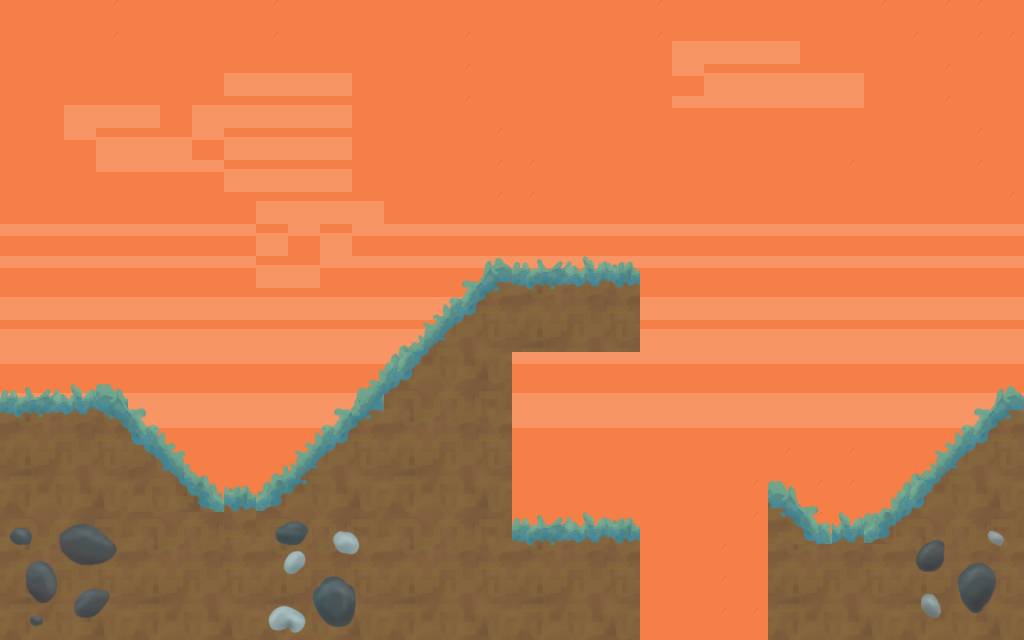

Tiled map render using the project's own tile images. Description and the whole map definition, tile-layer contents included, below:
An orthogonal 32x20 tile map with 32x32 px tiles, 3 tile layers (background, block1, detail1) and 2 objects.

<map version="1.0" orientation="orthogonal" renderorder="right-down" width="32" height="20" tilewidth="32" tileheight="32" nextobjectid="20">
 <tileset firstgid="1" name="tset_world1" tilewidth="32" tileheight="32" tilecount="800" columns="20">
  <image source="../images/tset_world1.png" width="640" height="1280" />
 </tileset>
 <layer name="background" width="32" height="20">
  <data encoding="csv">
249,250,251,252,249,249,250,251,252,249,250,249,250,251,249,249,249,249,250,251,252,249,250,249,249,250,251,252,251,252,252,251,
249,250,251,252,249,249,250,251,252,249,250,249,250,251,252,249,249,249,250,251,252,269,269,269,270,249,250,251,252,251,252,252,
249,249,250,251,249,249,250,269,269,269,269,249,250,251,252,251,249,249,249,250,251,289,269,270,270,270,270,250,251,252,250,251,
249,250,269,269,270,249,269,269,269,269,269,249,250,251,252,250,251,249,249,249,250,289,289,290,290,290,290,250,251,252,249,250,
249,250,289,269,269,269,289,269,269,269,269,249,249,250,251,252,251,249,250,249,249,250,249,249,250,251,249,249,250,251,252,249,
249,250,251,289,289,289,289,269,269,269,269,251,249,250,251,252,252,249,250,251,249,250,251,249,250,251,252,249,250,251,252,251,
249,250,251,249,250,249,250,251,269,269,269,269,249,250,251,252,252,249,250,251,249,249,250,249,249,250,251,249,249,250,251,252,
289,289,289,289,289,289,289,289,269,289,269,289,289,289,289,289,289,289,289,289,289,289,289,289,289,289,289,290,289,289,289,290,
290,291,292,292,292,292,292,292,269,269,292,292,292,292,292,292,292,292,292,292,292,292,292,292,292,292,289,289,289,290,291,292,
269,269,269,269,269,269,269,269,269,269,269,269,269,269,269,269,269,269,269,269,269,269,269,269,269,269,269,269,269,269,269,269,
269,269,269,269,269,269,269,269,269,269,269,269,269,269,269,269,269,269,269,269,269,269,269,269,269,269,269,269,269,269,269,269,
289,289,289,289,289,289,289,289,289,289,289,289,289,289,289,289,289,289,289,289,289,289,289,289,289,289,289,289,289,289,289,289,
269,269,269,269,269,269,269,269,269,269,269,269,269,269,269,269,269,269,269,269,269,269,269,269,269,269,269,269,269,269,269,270,
289,289,289,289,289,289,289,289,289,289,289,289,289,289,289,289,289,289,289,289,289,289,289,289,289,289,289,289,289,289,289,290,
289,290,291,292,250,249,250,249,250,251,252,249,250,251,249,250,251,249,250,251,249,249,250,251,252,251,252,249,250,251,252,251,
249,250,251,249,250,249,250,249,250,251,252,249,250,251,249,249,250,249,250,251,249,250,251,252,251,252,252,249,250,251,252,251,
249,250,251,252,249,249,249,249,250,251,252,249,250,251,252,249,250,249,250,251,249,250,251,252,251,252,310,249,250,251,252,251,
249,250,251,252,249,250,249,249,250,251,252,249,250,251,252,249,249,249,250,249,250,251,252,251,252,252,0,249,250,251,252,252,
249,250,251,252,249,250,251,249,250,251,252,249,250,251,252,249,249,250,251,249,250,251,252,251,252,0,0,249,250,251,252,252,
249,250,251,249,249,250,251,249,250,251,252,249,250,251,252,0,249,250,251,249,250,251,252,252,252,0,0,249,250,251,252,252
</data>
 </layer>
 <layer name="block1" width="32" height="20">
  <data encoding="csv">
0,0,0,0,0,0,0,0,0,0,0,0,0,0,0,0,0,0,0,0,0,0,0,0,0,0,0,0,0,0,0,0,
0,0,0,0,0,0,0,0,0,0,0,0,0,0,0,0,0,0,0,0,0,0,0,0,0,0,0,0,0,0,0,0,
0,0,0,0,0,0,0,0,0,0,0,0,0,0,0,0,0,0,0,0,0,0,0,0,0,0,0,0,0,0,0,0,
0,0,0,0,0,0,0,0,0,0,0,0,0,0,0,0,0,0,0,0,0,0,0,0,0,0,0,0,0,0,0,0,
0,0,0,0,0,0,0,0,0,0,0,0,0,0,0,0,0,0,0,0,0,0,0,0,0,0,0,0,0,0,0,0,
0,0,0,0,0,0,0,0,0,0,0,0,0,0,0,0,0,0,0,0,0,0,0,0,0,0,0,0,0,0,0,0,
0,0,0,0,0,0,0,0,0,0,0,0,0,0,0,0,0,0,0,0,0,0,0,0,0,0,0,0,0,0,0,0,
0,0,0,0,0,0,0,0,0,0,0,0,0,0,0,0,0,0,0,0,0,0,0,0,0,0,0,0,0,0,0,0,
0,0,0,0,0,0,0,0,0,0,0,0,9,10,11,12,5,6,7,8,0,0,0,0,0,0,0,0,0,0,0,0,
0,0,0,0,0,0,0,0,0,0,0,0,29,30,31,32,25,26,27,28,0,0,0,0,0,0,0,0,0,0,0,0,
0,0,0,0,0,0,0,0,0,0,0,0,49,50,51,52,45,46,47,48,0,0,0,0,0,0,0,0,0,0,0,0,
0,0,0,0,0,0,0,0,0,0,0,0,69,70,71,72,0,0,0,0,0,0,0,0,0,0,0,0,0,0,0,0,
5,6,7,8,170,171,172,0,9,10,11,12,165,166,167,168,0,0,0,0,0,0,0,0,0,0,0,0,9,10,11,12,
25,26,27,28,190,191,192,0,29,30,31,32,185,186,187,188,0,0,0,0,0,0,0,0,0,0,0,0,29,30,31,32,
45,46,47,48,210,211,212,0,49,50,51,52,205,206,207,208,0,0,0,0,0,0,0,0,0,0,0,0,49,50,51,52,
65,66,67,68,230,231,232,8,69,70,71,72,225,226,227,228,0,0,0,0,0,0,0,0,169,170,0,0,69,70,71,72,
85,86,87,88,165,166,167,28,81,82,83,84,165,166,167,168,5,6,7,8,0,0,0,0,189,190,7,169,89,90,91,92,
105,106,107,108,185,186,187,28,101,102,103,104,185,186,187,188,25,26,27,28,0,0,0,0,25,26,27,28,109,110,111,112,
125,126,127,128,205,206,207,48,121,122,123,124,205,206,207,208,45,46,47,48,0,0,0,0,45,46,47,48,129,130,131,132,
145,146,147,148,225,226,227,68,141,142,143,144,225,226,227,228,65,66,67,68,0,0,0,0,65,66,67,68,149,150,151,152
</data>
 </layer>
 <layer name="detail1" width="32" height="20">
  <data encoding="csv">
0,0,0,0,0,0,0,0,0,0,0,0,0,0,0,0,0,0,0,0,0,0,0,0,0,0,0,0,0,0,0,0,
0,0,0,0,0,0,0,0,0,0,0,0,0,0,0,0,0,0,0,0,0,0,0,0,0,0,0,0,0,0,0,0,
0,0,0,0,0,0,0,0,0,0,0,0,0,0,0,0,0,0,0,0,0,0,0,0,0,0,0,0,0,0,0,0,
0,0,0,0,0,0,0,0,0,0,0,0,0,0,0,0,0,0,0,0,0,0,0,0,0,0,0,0,0,0,0,0,
0,0,0,0,0,0,0,0,0,0,0,0,0,0,0,0,0,0,0,0,0,0,0,0,0,0,0,0,0,0,0,0,
0,0,0,0,0,0,0,0,0,0,0,0,0,0,0,0,0,0,0,0,0,0,0,0,0,0,0,0,0,0,0,0,
0,0,0,0,0,0,0,0,0,0,0,0,0,0,0,0,0,0,0,0,0,0,0,0,0,0,0,0,0,0,0,0,
0,0,0,0,0,0,0,0,0,0,0,0,0,0,0,0,0,0,0,0,0,0,0,0,0,0,0,0,0,0,0,0,
0,0,0,0,0,0,0,0,0,0,0,0,0,0,0,0,0,0,0,0,0,0,0,0,0,0,0,0,0,0,0,0,
0,0,0,0,0,0,0,0,0,0,0,0,0,0,0,0,0,0,0,0,0,0,0,0,0,0,0,0,0,0,0,0,
0,0,0,0,0,0,0,0,0,0,0,0,0,0,0,0,0,0,0,0,0,0,0,0,0,0,0,0,0,0,0,0,
0,0,0,0,0,0,0,0,0,0,0,22,23,0,0,0,0,0,0,0,0,0,0,0,0,0,0,0,0,0,0,0,
0,0,0,161,162,163,0,0,0,0,0,42,43,0,0,0,0,0,0,0,0,0,0,0,0,0,0,0,0,0,0,0,
0,0,0,181,182,183,0,0,0,0,0,0,0,0,0,0,0,0,0,0,0,0,0,0,0,0,0,0,0,0,0,0,
0,0,0,201,202,203,0,0,22,0,0,0,0,0,0,0,0,0,0,0,0,0,0,0,0,0,0,0,0,0,0,0,
0,0,0,0,0,0,0,0,0,24,0,0,0,0,0,0,0,0,0,0,0,0,0,0,169,170,0,22,23,0,0,0,
0,0,0,0,0,0,0,0,0,44,0,0,0,0,0,0,0,0,0,0,0,0,0,0,189,190,0,69,43,0,0,0,
0,0,0,0,0,0,0,0,0,0,0,0,0,0,0,0,0,0,0,0,0,0,0,0,185,186,187,188,0,0,0,0,
0,0,0,0,0,0,0,0,0,0,0,0,0,0,0,0,0,0,0,0,0,0,0,0,205,206,207,208,0,0,0,0,
0,0,0,0,0,0,0,0,0,0,0,0,0,0,0,0,0,0,0,0,0,0,0,0,225,226,227,228,0,0,0,0
</data>
 </layer>
 <objectgroup name="objects1">
  <object id="17" x="0" y="414">
   <polyline points="0,2 0,226 640,226 640,130 512,130 512,-62 640,-62 640,-126 480,-126 256,98 224,98 128,2 0,2" />
  </object>
  <object id="19" x="768" y="544">
   <polyline points="0,-64 0,96 256,96 256,-128 224,-128 96,0 64,0 0,-64" />
  </object>
 </objectgroup>
</map>
